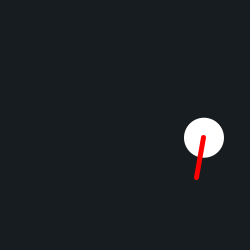
Frame 1 (no input)
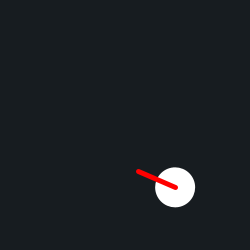
Frame 60 (the mouse pressed at the canvas centre just before this capture)
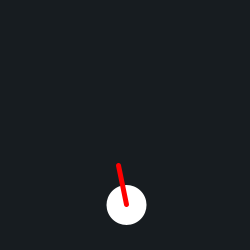
Frame 120 (the mouse held since frame 60 and released just before this capture)

The Processing sketch that drew these frames (run headless with seeded random() and noise(); from frame 60 on, the mouse is pressed at the canvas centre):

// Processing sketch: processing_60525
// ── processing_60525.pde

void setup() { 
    size(250, 250);
}


void draw() {  
    background(23, 28, 32);
    
    translate(width/2, height/2);   // Move coordinate system to center of sketch
 
    rotate(millis() * 0.001 * TWO_PI / 10.0);   // Move 360 degrees in ten second
    
    translate(80, 0); // Move away from the center
    
    rotate(millis() * 0.001 * TWO_PI);    // One revolution every second
    
    
    /* Ellipse */
    fill(255);
    noStroke();
    ellipseMode(CENTER);
    ellipse(0, 0, 40, 40);
    
    
    /* Line */
    strokeWeight(5);
    stroke(255, 0, 0);
    line(0, 0, 40, 0);
}
